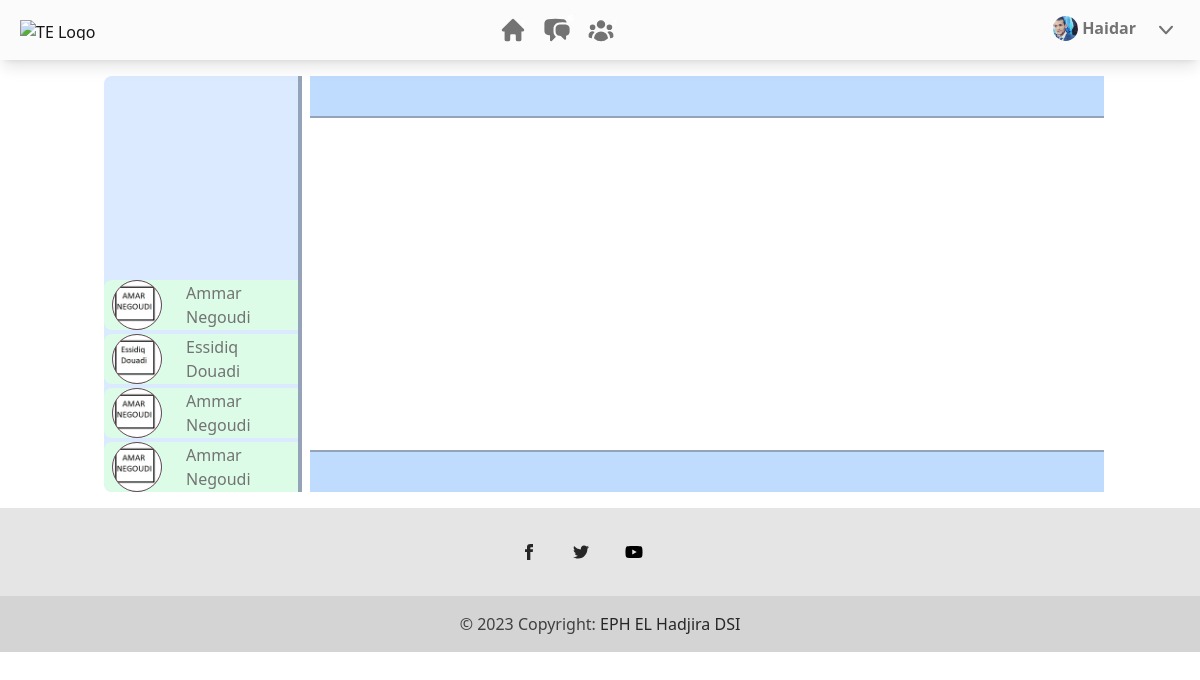
The app's page /home/ (signed in) with its own data.
### CSM/models.py (models this page shows, shortened)
class Employee(models.Model):
    GENDER = (
        ('Male','Male'),
        ('Female','Female')
    )
    POSITION = (
        ('Director','Director'),
        ('Statistical Engineering','Statistical Engineering'),
        ('Informatic Engineering','Informatic Engineering'),
        ('Informatic Technical Senior','Informatic Technical Senior')
    )
    ARPOSITION = (
        ('مدير المؤسسة','مدير المؤسسة'),
        ('مهندس دولة في الإحصاء','مهندس دولة في الإحصاء'),
        ('مهندس دولة في الإعلام الألي','مهندس دولة في الإعلام الألي'),
        ('تقني سامي في الإعلام الألي','تقني سامي في الإعلام الألي')
    )
    user = models.OneToOneField(User, null=True, blank=True, on_delete=models.CASCADE)
    gender = models.CharField(max_length=6, null=True, choices=GENDER)
    phone = models.CharField(max_length=10, null=True, blank=True)
    adress = models.TextField(max_length=60, null=True, blank=True)
    position = models.CharField(max_length=40, null=True, choices=POSITION)
    ar_position = models.CharField(max_length=40, null=True, choices=ARPOSITION)
    birthday = models.DateField(null=True)
    profile_pic = models.ImageField(null=True,blank=True, default='profile_pic.png')

class Messages(models.Model):
    sender = models.ForeignKey(User, null=True,related_name='sent_messages', on_delete=models.SET_NULL)
    title = models.CharField(max_length=64, null=True, blank=True)
    message = models.TextField(max_length=256, null=False, blank=False)
    reciever = models.ForeignKey(User, null=True, related_name='recieve_messages', on_delete=models.SET_NULL)
    date_created = models.DateTimeField(auto_now_add=True)
    is_read = models.BooleanField(default=False)

### CSM/decorators.py (the view)
    def wrapper_func(request, *args, **kwargs):
        if not request.user.is_authenticated:
            return redirect("CSM:index")
        else:
            return view_func(request, *args, **kwargs)

### CSM/templates/CSM/home.html (shortened to what this page needs)
{% extends "CSM/include/base.html" %}
{% block content %}
    {% include "CSM/include/nav.html" %}
        <section class="flex justify-center">
            <div class="container my-4 px-4 flex h-auto ">
                <div class="w-[20%] min-h-[26rem] max-h-[27rem] flex flex-col-reverse gap-1 border-r-4 border-solid border-slate-400 bg-blue-100 rounded-l-lg overflow-hidden overflow-y-auto scroll-smooth">
                    {% if messages  != 0 %}
                        {% for message in messages %}
                            {% if message.id in unreaded %}
                                <a class="bg-red-200 rounded-l-lg w-full text-neutral-500 transition duration-200 hover:bg-slate-100 hover:text-blue-700 hover:ease-in-out focus:text-green-700 disabled:text-black/30 dark:text-neutral-200 dark:hover:text-neutral-300 dark:focus:text-neutral-300 sm:flex [&amp;.active]:text-black/90 dark:[&amp;.active]:text-zinc-400 motion-reduce:transition-none user"
                                    id="{{message.reciever}}{{message.id}}"
                                    data-message-id="{{ message.id }}">
                                    <div class="flex flex-col items-center justify-center mx-2">
                                        <img src="{{message.sender.employee.profile_pic.url}}" class="bg-red-600 border border-solid border-1 border-slate-600 rounded-full w-[50px] h-[50px]">
                                    </div>
                                    <div class="flex flex-col items-center justify-center px-2 mx-2">
                                        <span class="text-base min-w-[6rem]">{{ message.sender.first_name }}</span>
                                        <span class="text-base min-w-[6rem]">{{ message.sender.last_name }}</span>
                                    </div>
                                </a>
                            {% else %}
                                <a class="bg-green-100 rounded-l-lg w-full text-neutral-500 transition duration-200 hover:bg-slate-100 hover:text-blue-700 hover:ease-in-out focus:text-green-700 disabled:text-black/30 dark:text-neutral-200 dark:hover:text-neutral-300 dark:focus:text-neutral-300 sm:flex [&amp;.active]:text-black/90 dark:[&amp;.active]:text-zinc-400 motion-reduce:transition-none user"
                                    id="{{message.reciever}}{{message.id}}"
                                    data-message-id="{{ message.id }}">
                                    <div class="flex flex-col items-center justify-center mx-2">
                                        <img src="{{message.sender.employee.profile_pic.url}}" class="bg-red-600 border border-solid border-1 border-slate-600 rounded-full w-[50px] h-[50px]">
                                    </div>
                                    <div class="flex flex-col items-center justify-center px-2 mx-2">
                                        <span class="text-base min-w-[6rem]">{{ message.sender.first_name }}</span>
                                        <span class="text-base min-w-[6rem]">{{ message.sender.last_name }}</span>
                                    </div>
                                </a>
                            {% endif %}
                        {% endfor %}
                    {% endif %}
                </div>
                <div class="w-[80%] min-h-[26rem] max-h-[27rem] flex flex-col">
                    <div class="flex justify-center w-full h-[10%] border-b-2 border-solid border-slate-400 px-2 mx-2 bg-blue-200">
                            <span class="message-title px-2 mx-2 text-red-500"></span>
                    </div>
                    <div class="w-full px-2 py-2 mx-2 h-[80%]">
                    </div>
                    <div class="w-full h-[10%] flex items-center justify-center px-2 mx-2 border-t-2 border-slate-400 bg-blue-200">
                    </div>
                </div>
            </div>
        </section>
    {% include "CSM/include/footer.html" %}
{% endblock  %}

### CSM/templates/CSM/include/nav.html (shortened to what this page needs)
<nav
  class="relative flex w-full flex-wrap items-center justify-between bg-[#FBFBFB] py-2 text-neutral-500 shadow-lg hover:text-neutral-700 focus:text-neutral-700 dark:bg-neutral-600 lg:py-4"
>
  <div class="flex w-full flex-wrap items-center justify-between px-3">
    <div class="flex mr-[15%]">
      <a
        class="mx-2 my-1 flex items-center text-neutral-900 hover:text-neutral-900 focus:text-neutral-900 lg:mb-0 lg:mt-0"
        href="#"
      >
        <img
          class="mr-2"
          src="https://tecdn.b-cdn.net/img/logo/te-transparent-noshadows.webp"
          style="height: 20px"
          alt="TE Logo"
          loading="lazy"
        />
      </a>
    </div>
    <ul class="list-style-none mx-auto flex-row pl-0 flex" data-te-navbar-nav-ref>
      <li class="px-2" data-te-nav-item-ref>
        <a
          class="text-neutral-500 transition duration-200 hover:text-neutral-700 hover:ease-in-out focus:text-neutral-700 disabled:text-black/30 dark:text-neutral-200 dark:hover:text-neutral-300 dark:focus:text-neutral-300 [&.active]:text-black/90 dark:[&.active]:text-zinc-400 motion-reduce:transition-none "
          href="/"
          data-te-nav-link-ref
          ><svg
            xmlns="http://www.w3.org/2000/svg"
            viewBox="0 0 20 20"
            fill="currentColor"
            class="h-7 w-7"
          >
            <path
              fill-rule="evenodd"
              d="M9.293 2.293a1 1 0 011.414 0l7 7A1 1 0 0117 11h-1v6a1 1 0 01-1 1h-2a1 1 0 01-1-1v-3a1 1 0 00-1-1H9a1 1 0 00-1 1v3a1 1 0 01-1 1H5a1 1 0 01-1-1v-6H3a1 1 0 01-.707-1.707l7-7z"
              clip-rule="evenodd"
            />
          </svg>
          <span
            class="absolute -mt-7 ml-4 rounded-full bg-danger px-[0.50em] py-[0.25em] text-[0.6rem] font-bold leading-none text-white"
            >1</span
          >
        </a>
      </li>
      <li class="relative px-2" data-te-nav-item-ref>
        <a
          class="hidden-arrow flex items-center text-neutral-500 transition duration-200 hover:text-neutral-700 hover:ease-in-out focus:text-neutral-700 disabled:text-black/30 dark:text-neutral-200 dark:hover:text-neutral-300 dark:focus:text-neutral-300 [&.active]:text-black/90 dark:[&.active]:text-neutral-400 motion-reduce:transition-none"
          href="/send_message"
          id="dropdownMenuButton1"
          role="button"
          data-te-dropdown-toggle-ref
          aria-expanded="false"
        >
          <span
            class="absolute -mt-6 ml-5 rounded-full bg-danger px-[0.50em] py-[0.25em] text-[0.6rem] font-bold leading-none text-white"
            >6</span
          >
        </a>
      </li>
      <li class="px-2" data-te-nav-item-ref>
        <a
          class="text-neutral-500 transition duration-200 hover:text-neutral-700 hover:ease-in-out focus:text-neutral-700 disabled:text-black/30 dark:text-neutral-200 dark:hover:text-neutral-300 dark:focus:text-neutral-300 [&.active]:text-black/90 dark:[&.active]:text-neutral-400 motion-reduce:transition-none"
          href="#"
          data-te-nav-link-ref
          >
          <span
            class="absolute -mt-7 ml-5 rounded-full bg-danger px-[0.50em] py-[0.25em] text-[0.6rem] font-bold leading-none text-white"
            >2</span
          >
        </a>
      </li>
    </ul>
    <ul class="list-style-none ml-auto flex flex-row pl-0 md:pl-4" data-te-navbar-nav-ref>
      <li class="px-2" data-te-nav-item-ref>
        <a
          class="text-neutral-500 transition duration-200 hover:text-neutral-700 hover:ease-in-out focus:text-neutral-700 disabled:text-black/30 dark:text-neutral-200 dark:hover:text-neutral-300 dark:focus:text-neutral-300 sm:flex [&.active]:text-black/90 dark:[&.active]:text-zinc-400 motion-reduce:transition-none"
          href="#"
          data-te-nav-link-ref
          ><img
            src="{{employee.profile_pic.url}}"
            class="rounded-full"
            style="height: 25px; width: 25px"
            alt="TE Avatar"
            loading="lazy"
          />
          <strong class="ml-1 hidden sm:block">{{ user.username }}</strong>
        </a>
      </li>
      <li class="relative px-2" data-te-dropdown-ref data-te-dropdown-alignment="end">
        <a
          class="hidden-arrow mr flex items-center text-neutral-500 transition duration-200 hover:text-neutral-700 hover:ease-in-out focus:text-neutral-700 disabled:text-black/30 dark:text-neutral-200 dark:hover:text-neutral-300 dark:focus:text-neutral-300 [&.active]:text-black/90 dark:[&.active]:text-neutral-400 motion-reduce:transition-none"
          href="#"
          id="DownArrow"
          role="button"
          data-te-dropdown-toggle-ref
          aria-expanded="false"
        >
          <svg
            xmlns="http://www.w3.org/2000/svg"
            viewBox="0 0 20 20"
            fill="currentColor"
            class="h-7 w-7"
          >
            <path
              fill-rule="evenodd"
              d="M5.23 7.21a.75.75 0 011.06.02L10 11.168l3.71-3.938a.75.75 0 111.08 1.04l-4.25 4.5a.75.75 0 01-1.08 0l-4.25-4.5a.75.75 0 01.02-1.06z"
              clip-rule="evenodd"
            />
          </svg>
        </a>
      </li>
    </ul>
  </div>
</nav>

### CSM/static/CSS/index.css (style rules this page uses)
body { display: flex; flex-direction: column; min-height: 100vh; }

### records on screen
Employee: profile_pic (picture)
Messages: sender.employee.profile_pic (picture), sender.first_name "Ammar", sender.last_name "Negoudi"
Messages: sender.employee.profile_pic (picture), sender.first_name "Ammar", sender.last_name "Negoudi"
Messages: sender.employee.profile_pic (picture), sender.first_name "Essidiq", sender.last_name "Douadi"
Messages: sender.employee.profile_pic (picture), sender.first_name "Ammar", sender.last_name "Negoudi"

### other values on screen
{{ user.username }} "Haidar"
